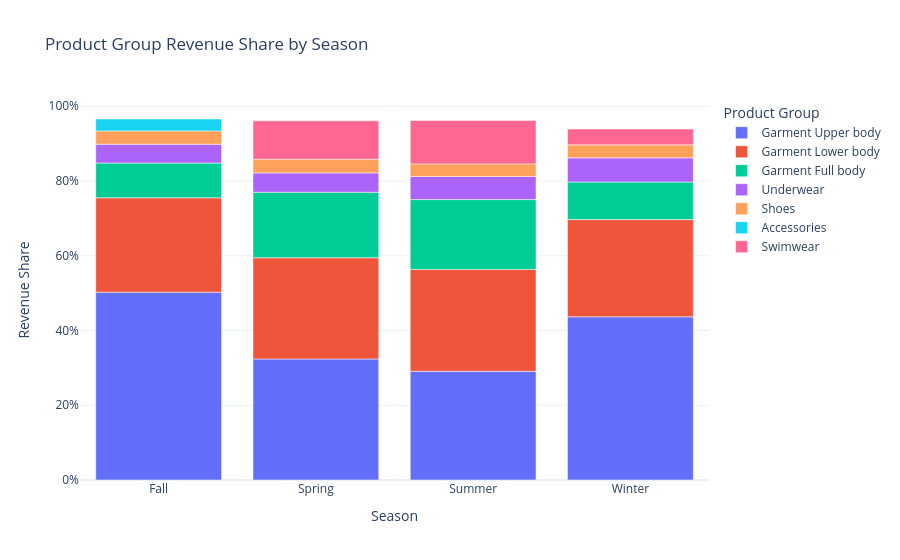

The cell this chart's notebook holds for it:
### Code cell
pdf = season_group_share_ranked.toPandas()

fig = px.bar(
    pdf,
    x="season",
    y="revenue_share",
    color="product_group_name",
    title="Product Group Revenue Share by Season",
    labels={
        "season": "Season",
        "revenue_share": "Revenue Share",
        "product_group_name": "Product Group"
    }
)

fig.update_layout(
    yaxis_tickformat=".0%",
    template="plotly_white",
    legend_title_text="Product Group"
)

fig.show()

### Figure 1 — Plotly figure (JSON) as saved in the notebook; plotly's stock layout.template omitted (floating-point values rounded to 4 significant figures)
{"data": [{"hovertemplate": "Product Group=Garment Upper body<br>Season=%{x}<br>Revenue Share=%{y}<extra></extra>", "legendgroup": "Garment Upper body", "marker": {"color": "#636efa", "pattern": {"shape": ""}}, "name": "Garment Upper body", "orientation": "v", "showlegend": true, "textposition": "auto", "x": ["Fall", "Spring", "Summer", "Winter"], "xaxis": "x", "y": [0.5027, 0.3239, 0.2908, 0.4366], "yaxis": "y", "type": "bar"}, {"hovertemplate": "Product Group=Garment Lower body<br>Season=%{x}<br>Revenue Share=%{y}<extra></extra>", "legendgroup": "Garment Lower body", "marker": {"color": "#EF553B", "pattern": {"shape": ""}}, "name": "Garment Lower body", "orientation": "v", "showlegend": true, "textposition": "auto", "x": ["Fall", "Spring", "Summer", "Winter"], "xaxis": "x", "y": [0.2524, 0.2708, 0.2726, 0.2602], "yaxis": "y", "type": "bar"}, {"hovertemplate": "Product Group=Garment Full body<br>Season=%{x}<br>Revenue Share=%{y}<extra></extra>", "legendgroup": "Garment Full body", "marker": {"color": "#00cc96", "pattern": {"shape": ""}}, "name": "Garment Full body", "orientation": "v", "showlegend": true, "textposition": "auto", "x": ["Fall", "Spring", "Summer", "Winter"], "xaxis": "x", "y": [0.09312, 0.1752, 0.187, 0.1006], "yaxis": "y", "type": "bar"}, {"hovertemplate": "Product Group=Underwear<br>Season=%{x}<br>Revenue Share=%{y}<extra></extra>", "legendgroup": "Underwear", "marker": {"color": "#ab63fa", "pattern": {"shape": ""}}, "name": "Underwear", "orientation": "v", "showlegend": true, "textposition": "auto", "x": ["Fall", "Spring", "Summer", "Winter"], "xaxis": "x", "y": [0.05024, 0.05182, 0.06191, 0.06459], "yaxis": "y", "type": "bar"}, {"hovertemplate": "Product Group=Shoes<br>Season=%{x}<br>Revenue Share=%{y}<extra></extra>", "legendgroup": "Shoes", "marker": {"color": "#FFA15A", "pattern": {"shape": ""}}, "name": "Shoes", "orientation": "v", "showlegend": true, "textposition": "auto", "x": ["Fall", "Spring", "Summer", "Winter"], "xaxis": "x", "y": [0.03569, 0.0368, 0.0336, 0.03479], "yaxis": "y", "type": "bar"}, {"hovertemplate": "Product Group=Accessories<br>Season=%{x}<br>Revenue Share=%{y}<extra></extra>", "legendgroup": "Accessories", "marker": {"color": "#19d3f3", "pattern": {"shape": ""}}, "name": "Accessories", "orientation": "v", "showlegend": true, "textposition": "auto", "x": ["Fall"], "xaxis": "x", "y": [0.03182], "yaxis": "y", "type": "bar"}, {"hovertemplate": "Product Group=Swimwear<br>Season=%{x}<br>Revenue Share=%{y}<extra></extra>", "legendgroup": "Swimwear", "marker": {"color": "#FF6692", "pattern": {"shape": ""}}, "name": "Swimwear", "orientation": "v", "showlegend": true, "textposition": "auto", "x": ["Spring", "Summer", "Winter"], "xaxis": "x", "y": [0.1025, 0.1161, 0.04229], "yaxis": "y", "type": "bar"}], "layout": {"xaxis": {"anchor": "y", "domain": [0.0, 1.0], "title": {"text": "Season"}}, "yaxis": {"anchor": "x", "domain": [0.0, 1.0], "title": {"text": "Revenue Share"}, "tickformat": ".0%"}, "legend": {"title": {"text": "Product Group"}, "tracegroupgap": 0}, "title": {"text": "Product Group Revenue Share by Season"}, "barmode": "relative"}}
